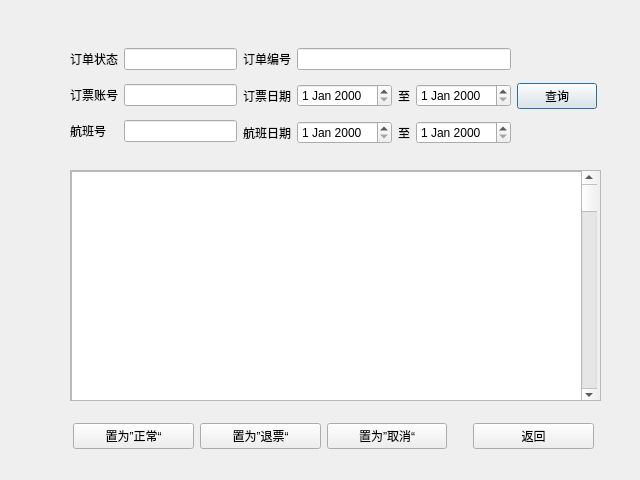
<?xml version="1.0" encoding="UTF-8"?>
<ui version="4.0">
 <class>Dialog</class>
 <widget class="QDialog" name="Dialog">
  <property name="geometry">
   <rect>
    <x>0</x>
    <y>0</y>
    <width>640</width>
    <height>480</height>
   </rect>
  </property>
  <property name="windowTitle">
   <string>订单查询与管理</string>
  </property>
  <widget class="QScrollArea" name="scrollArea">
   <property name="geometry">
    <rect>
     <x>70</x>
     <y>170</y>
     <width>531</width>
     <height>231</height>
    </rect>
   </property>
   <property name="widgetResizable">
    <bool>true</bool>
   </property>
   <widget class="QWidget" name="scrollAreaWidgetContents">
    <property name="geometry">
     <rect>
      <x>0</x>
      <y>0</y>
      <width>529</width>
      <height>229</height>
     </rect>
    </property>
    <widget class="QScrollBar" name="verticalScrollBar">
     <property name="geometry">
      <rect>
       <x>510</x>
       <y>0</y>
       <width>16</width>
       <height>231</height>
      </rect>
     </property>
     <property name="orientation">
      <enum>Qt::Vertical</enum>
     </property>
    </widget>
    <widget class="QListView" name="listView">
     <property name="geometry">
      <rect>
       <x>0</x>
       <y>0</y>
       <width>511</width>
       <height>231</height>
      </rect>
     </property>
    </widget>
   </widget>
  </widget>
  <widget class="QWidget" name="layoutWidget">
   <property name="geometry">
    <rect>
     <x>70</x>
     <y>40</y>
     <width>527</width>
     <height>113</height>
    </rect>
   </property>
   <layout class="QHBoxLayout" name="horizontalLayout_4">
    <item>
     <layout class="QGridLayout" name="gridLayout">
      <item row="0" column="0">
       <widget class="QLabel" name="label">
        <property name="text">
         <string>订单状态</string>
        </property>
       </widget>
      </item>
      <item row="1" column="1">
       <widget class="QLineEdit" name="input_username"/>
      </item>
      <item row="1" column="0">
       <widget class="QLabel" name="label_2">
        <property name="text">
         <string>订票账号</string>
        </property>
       </widget>
      </item>
      <item row="2" column="1">
       <widget class="QLineEdit" name="input_FID"/>
      </item>
      <item row="2" column="0">
       <widget class="QLabel" name="label_3">
        <property name="text">
         <string>航班号</string>
        </property>
       </widget>
      </item>
      <item row="0" column="1">
       <widget class="QLineEdit" name="input_state"/>
      </item>
     </layout>
    </item>
    <item>
     <layout class="QVBoxLayout" name="verticalLayout">
      <item>
       <layout class="QHBoxLayout" name="horizontalLayout_3">
        <item>
         <widget class="QLabel" name="label_4">
          <property name="text">
           <string>订单编号</string>
          </property>
         </widget>
        </item>
        <item>
         <widget class="QLineEdit" name="input_TID">
          <property name="text">
           <string/>
          </property>
         </widget>
        </item>
       </layout>
      </item>
      <item>
       <layout class="QHBoxLayout" name="horizontalLayout">
        <item>
         <widget class="QLabel" name="label_5">
          <property name="text">
           <string>订票日期</string>
          </property>
         </widget>
        </item>
        <item>
         <widget class="QDateEdit" name="Odate1"/>
        </item>
        <item>
         <widget class="QLabel" name="label_6">
          <property name="text">
           <string>至</string>
          </property>
          <property name="alignment">
           <set>Qt::AlignCenter</set>
          </property>
         </widget>
        </item>
        <item>
         <widget class="QDateEdit" name="Odate2"/>
        </item>
       </layout>
      </item>
      <item>
       <layout class="QHBoxLayout" name="horizontalLayout_2">
        <item>
         <widget class="QLabel" name="label_7">
          <property name="text">
           <string>航班日期</string>
          </property>
         </widget>
        </item>
        <item>
         <widget class="QDateEdit" name="Fdate1"/>
        </item>
        <item>
         <widget class="QLabel" name="label_8">
          <property name="text">
           <string>至</string>
          </property>
          <property name="alignment">
           <set>Qt::AlignCenter</set>
          </property>
         </widget>
        </item>
        <item>
         <widget class="QDateEdit" name="Fdate2"/>
        </item>
       </layout>
      </item>
     </layout>
    </item>
    <item>
     <widget class="QPushButton" name="btn_search">
      <property name="text">
       <string>查询</string>
      </property>
     </widget>
    </item>
   </layout>
  </widget>
  <widget class="QWidget" name="layoutWidget">
   <property name="geometry">
    <rect>
     <x>73</x>
     <y>420</y>
     <width>521</width>
     <height>32</height>
    </rect>
   </property>
   <layout class="QHBoxLayout" name="horizontalLayout_5">
    <item>
     <widget class="QPushButton" name="btn_normal">
      <property name="text">
       <string>置为”正常“</string>
      </property>
     </widget>
    </item>
    <item>
     <widget class="QPushButton" name="btn_cancel">
      <property name="text">
       <string>置为”退票“</string>
      </property>
     </widget>
    </item>
    <item>
     <widget class="QPushButton" name="btn_delete">
      <property name="text">
       <string>置为”取消“</string>
      </property>
     </widget>
    </item>
    <item>
     <spacer name="verticalSpacer">
      <property name="orientation">
       <enum>Qt::Vertical</enum>
      </property>
      <property name="sizeHint" stdset="0">
       <size>
        <width>20</width>
        <height>40</height>
       </size>
      </property>
     </spacer>
    </item>
    <item>
     <widget class="QPushButton" name="btn_return">
      <property name="text">
       <string>返回</string>
      </property>
     </widget>
    </item>
   </layout>
  </widget>
 </widget>
 <resources/>
 <connections>
  <connection>
   <sender>btn_return</sender>
   <signal>clicked()</signal>
   <receiver>Dialog</receiver>
   <slot>close()</slot>
   <hints>
    <hint type="sourcelabel">
     <x>529</x>
     <y>435</y>
    </hint>
    <hint type="destinationlabel">
     <x>319</x>
     <y>239</y>
    </hint>
   </hints>
  </connection>
 </connections>
</ui>
